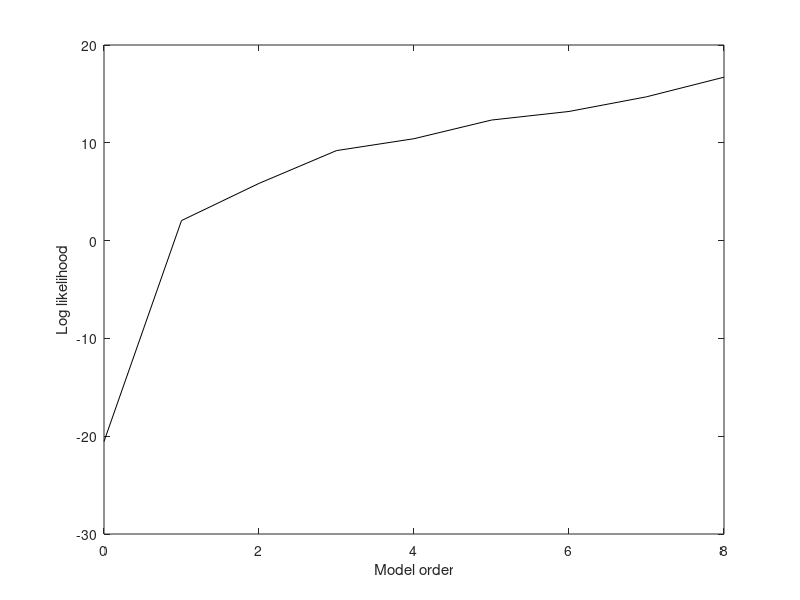

MATLAB code for this plot:
%% olymplike.m

% From A First Course in Machine Learning, Chapter 2.

% Simon Rogers, 01/11/11 [simon.rogers@glasgow.ac.uk]

% Likelihood increases as model complexity increases - example

clc;clear all;close all;

%% Load the Olympic data

%load ../data/olympics.mat
male100=load('olympic100m.txt')


x = male100(:,1); % Olympic years

t = male100(:,2); % Winning times




% Rescale x for numerical stability

x = x - x(1);

x = x./4;



%% Fit different order models with maximum likelihood

% $\hat{\mathbf{w}} = (\mathbf{X}^T\mathbf{X})^{-1}\mathbf{X}^T\mathbf{t}$

%%

% $\hat{\sigma^2} = \frac{1}{N}(\mathbf{t}^T\mathbf{t} - \mathbf{t}^T\mathbf{X}\hat{\mathbf{w}})$

orders = [0:8];

X = [];

N = length(x);

for i = 1:length(orders)

    X = [X x.^orders(i)];

    w = (X'*X)\(X'*t);

    ss = (1/N)*(t'*t - t'*X*w);

    log_like(i) = sum(log(normpdf(t,X*w,sqrt(ss))));

end



%% Plot the model order versus the (log) likelihood

figure(1); hold off

plot(orders, log_like,'k');

xlabel('Model order');

ylabel('Log likelihood');